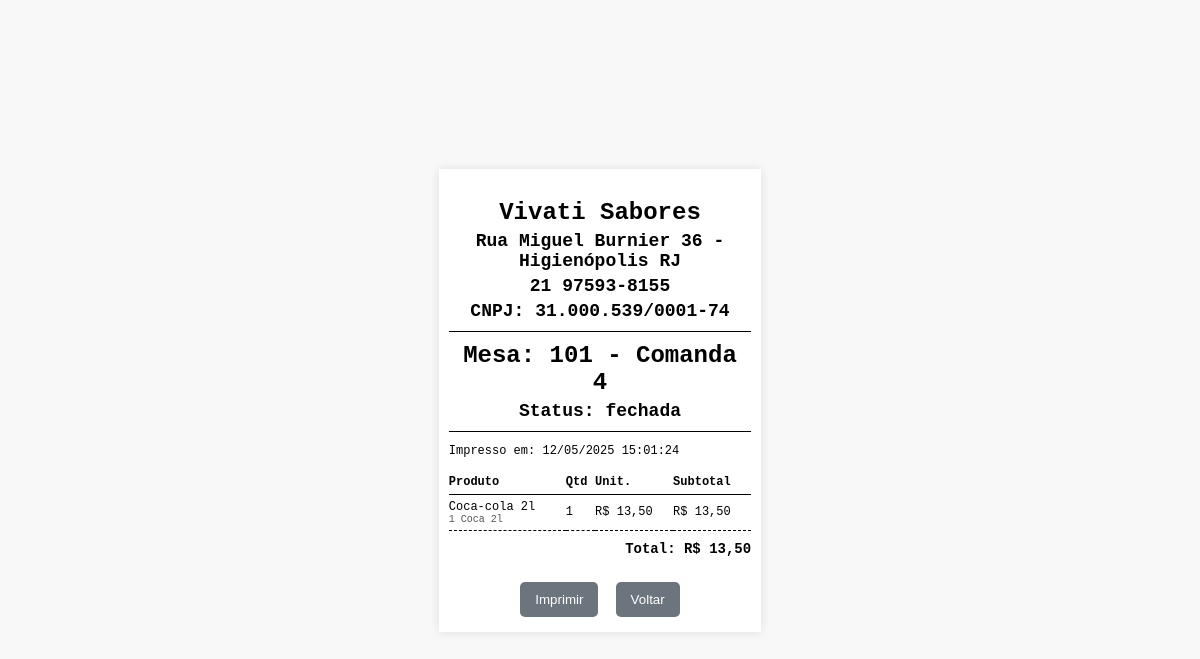
The app's page /VivatiComandasBKP_22-04-2025/imprimir_comanda.php?id=247 with its own data.
### tables this page shows
CREATE TABLE `comandas` (
  `id` int(11) NOT NULL,
  `numero` int(11) NOT NULL,
  `aberta` tinyint(1) DEFAULT 1,
  `mesa` int(11) DEFAULT NULL,
  `status` enum('aberta','fechada') NOT NULL DEFAULT 'aberta',
  `criado_em` timestamp NOT NULL DEFAULT current_timestamp(),
  `data_fechamento` datetime DEFAULT NULL
);

CREATE TABLE `itens` (
  `id` int(11) NOT NULL,
  `comanda_id` int(11) NOT NULL,
  `produto` varchar(255) NOT NULL,
  `descricao` varchar(255) DEFAULT NULL,
  `quantidade` int(11) NOT NULL,
  `preco` decimal(10,2) NOT NULL,
  `criado_em` timestamp NOT NULL DEFAULT current_timestamp(),
  `atendido` tinyint(1) DEFAULT 0
);

### VivatiComandasBKP_22-04-2025/imprimir_comanda.php (the view, shortened to what this page needs)
<?php
include 'db.php';
$comanda_id = isset($_GET['id']) ? intval($_GET['id']) : 0;
if ($comanda_id > 0) {
    $stmt = $pdo->prepare("SELECT * FROM comandas WHERE id = ?");
    $stmt->execute([$comanda_id]);
    $comanda = $stmt->fetch();
    $stmt = $pdo->prepare("SELECT produto, descricao, preco, quantidade FROM itens WHERE comanda_id = ?");
    $stmt->execute([$comanda_id]);
    $itens = $stmt->fetchAll();
} else {
    echo "Comanda não encontrada.";
    exit;
}
$data_hora = date('d/m/Y H:i:s');
?>
<!DOCTYPE html>
<html>
<head>
</head>
<body>
    <div class="comanda-container">
        <table>
            <tr>
                <th>
                    <h1>Vivati Sabores</h1>
                    <h2>Rua Miguel Burnier 36 - Higienópolis RJ</h2>
                    <h2>21 97593-8155</h2>
                    <h2>CNPJ: 31.000.539/0001-74</h2>
                </th>
            </tr>
            <tr>
                <th>
                    <h1>Mesa: <?= htmlspecialchars($comanda['mesa']) ?> - Comanda <?= htmlspecialchars($comanda['numero']) ?></h1>
                    <h2>Status: <?= htmlspecialchars($comanda['status']) ?></h2>
                </th>
            </tr>
        </table>
        <p class="datetime">Impresso em: <?= $data_hora ?></p>
        <table>
            <tr>
                <th>Produto</th>
                <th>Qtd</th>
                <th>Unit.</th>
                <th>Subtotal</th>
            </tr>
            <?php
            $total = 0;
            foreach ($itens as $item):
                $quantidade = max((int)$item['quantidade'], 1);
                $subtotal = $item['preco'];
                $unitario = $quantidade > 0 ? $subtotal / $quantidade : $subtotal;
                $total += $subtotal;
            ?>
            <tr>
                <td>
                    <?= htmlspecialchars($item['produto']) ?>
                    <?php if (!empty($item['descricao'])): ?>
                        <small><?= htmlspecialchars($item['descricao']) ?></small>
                    <?php endif; ?>
                </td>
                <td><?= $quantidade ?></td>
                <td>R$ <?= number_format($unitario, 2, ',', '.') ?></td>
                <td>R$ <?= number_format($subtotal, 2, ',', '.') ?></td>
            </tr>
            <?php endforeach; ?>
        </table>
        <p class="total">Total: R$ <?= number_format($total, 2, ',', '.') ?></p>
        <div class="no-print">
            <a href="imprimir.php?id=<?= $comanda_id ?>" style="text-decoration: none;">
                <button style="background-color: #6c757d;">Imprimir</button>
            </a>
            <a href="index.php" style="text-decoration: none;">
                <button style="background-color: #6c757d;">Voltar</button>
            </a>
        </div>
    </div>
</body>
</html>

### VivatiComandasBKP_22-04-2025/imprimir_comanda.php (style rules this page uses)
body { font-family: 'Courier New', Courier, monospace; font-size: 12px; margin: 0; padding: 0; display: flex; align-items: center; justify-content: center; min-height: 100vh; background-color: #f8f8f8; }
.comanda-container { width: 80mm; background: white; padding: 10px; box-shadow: 0 0 10px rgba(0,0,0,0.1); }
h1, h2 { text-align: center; margin: 5px 0; }
table { width: 100%; border-collapse: collapse; margin: 10px 0; }
th, td { text-align: left; padding: 5px 0; }
th { font-weight: bold; border-bottom: 1px solid #000; }
td { border-bottom: 1px dashed #000; }
.total { text-align: right; font-size: 14px; font-weight: bold; margin-top: 10px; }
.no-print { text-align: center; margin-top: 20px; }
.no-print button { padding: 10px 15px; background-color: #007BFF; color: white; border: none; border-radius: 5px; cursor: pointer; margin: 5px; }
small { display: block; font-size: 10px; color: #555; }

### records on screen
comandas: mesa "101", numero "4", status "fechada"
itens: produto "Coca-cola 2l", descricao "1 Coca 2l", quantidade "1", unitario "13,50", preco "13,50"

### other values on screen
$total "13,50"
